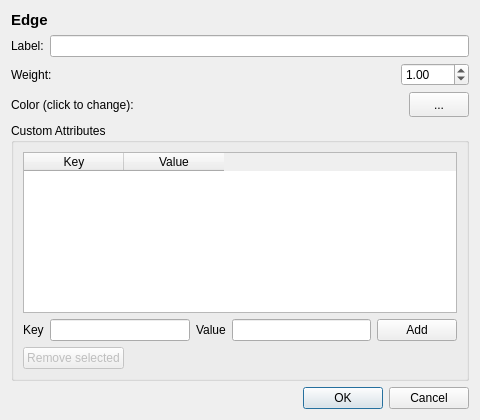
<?xml version="1.0" encoding="UTF-8"?>
<ui version="4.0">
 <class>DialogEdgeEdit</class>
 <widget class="QDialog" name="DialogEdgeEdit">
  <property name="geometry">
   <rect>
    <x>0</x>
    <y>0</y>
    <width>480</width>
    <height>420</height>
   </rect>
  </property>
  <property name="minimumSize">
   <size>
    <width>480</width>
    <height>380</height>
   </size>
  </property>
  <property name="windowTitle">
   <string>Edge Properties</string>
  </property>
  <layout class="QVBoxLayout" name="mainLayout">

   <!-- Edge identifier label -->
   <item>
    <widget class="QLabel" name="edgeTitleLabel">
     <property name="font">
      <font>
       <pointsize>11</pointsize>
       <bold>true</bold>
      </font>
     </property>
     <property name="text">
      <string>Edge</string>
     </property>
    </widget>
   </item>

   <!-- Label row -->
   <item>
    <layout class="QHBoxLayout" name="labelLayout">
     <item>
      <widget class="QLabel" name="labelLabel">
       <property name="text">
        <string>Label:</string>
       </property>
      </widget>
     </item>
     <item>
      <widget class="QLineEdit" name="labelEdit"/>
     </item>
    </layout>
   </item>

   <!-- Weight row -->
   <item>
    <layout class="QHBoxLayout" name="weightLayout">
     <item>
      <widget class="QLabel" name="weightLabel">
       <property name="text">
        <string>Weight:</string>
       </property>
      </widget>
     </item>
     <item>
      <spacer name="weightSpacer">
       <property name="orientation">
        <enum>Qt::Horizontal</enum>
       </property>
       <property name="sizeHint" stdset="0">
        <size>
         <width>40</width>
         <height>20</height>
        </size>
       </property>
      </spacer>
     </item>
     <item>
      <widget class="QDoubleSpinBox" name="weightSpin">
       <property name="minimum">
        <double>-999.000000000000000</double>
       </property>
       <property name="maximum">
        <double>999.000000000000000</double>
       </property>
       <property name="decimals">
        <number>2</number>
       </property>
       <property name="singleStep">
        <double>0.100000000000000</double>
       </property>
       <property name="value">
        <double>1.000000000000000</double>
       </property>
      </widget>
     </item>
    </layout>
   </item>

   <!-- Color row -->
   <item>
    <layout class="QHBoxLayout" name="colorLayout">
     <item>
      <widget class="QLabel" name="colorLabel">
       <property name="text">
        <string>Color (click to change):</string>
       </property>
      </widget>
     </item>
     <item>
      <spacer name="colorSpacer">
       <property name="orientation">
        <enum>Qt::Horizontal</enum>
       </property>
       <property name="sizeHint" stdset="0">
        <size>
         <width>40</width>
         <height>20</height>
        </size>
       </property>
      </spacer>
     </item>
     <item>
      <widget class="QToolButton" name="colorButton">
       <property name="minimumSize">
        <size>
         <width>60</width>
         <height>25</height>
        </size>
       </property>
       <property name="text">
        <string>...</string>
       </property>
       <property name="iconSize">
        <size>
         <width>60</width>
         <height>20</height>
        </size>
       </property>
      </widget>
     </item>
    </layout>
   </item>

   <!-- Custom attributes group -->
   <item>
    <widget class="QGroupBox" name="customAttributesGroup">
     <property name="title">
      <string>Custom Attributes</string>
     </property>
     <layout class="QVBoxLayout" name="attrGroupLayout">

      <!-- Table -->
      <item>
       <widget class="QTableWidget" name="customAttributesTable">
        <property name="minimumSize">
         <size>
          <width>0</width>
          <height>100</height>
         </size>
        </property>
        <property name="selectionBehavior">
         <enum>QAbstractItemView::SelectRows</enum>
        </property>
        <column>
         <property name="text">
          <string>Key</string>
         </property>
        </column>
        <column>
         <property name="text">
          <string>Value</string>
         </property>
        </column>
       </widget>
      </item>

      <!-- Input row + Add button -->
      <item>
       <layout class="QGridLayout" name="attrInputLayout">
        <item row="0" column="0">
         <widget class="QLabel" name="keyInputLabel">
          <property name="text">
           <string>Key</string>
          </property>
         </widget>
        </item>
        <item row="0" column="1">
         <widget class="QLineEdit" name="keyLineEdit"/>
        </item>
        <item row="0" column="2">
         <widget class="QLabel" name="valueInputLabel">
          <property name="text">
           <string>Value</string>
          </property>
         </widget>
        </item>
        <item row="0" column="3">
         <widget class="QLineEdit" name="valueLineEdit"/>
        </item>
        <item row="0" column="4">
         <widget class="QPushButton" name="addPropertyBtn">
          <property name="text">
           <string>Add</string>
          </property>
         </widget>
        </item>
       </layout>
      </item>

      <!-- Remove button row -->
      <item>
       <layout class="QHBoxLayout" name="removeLayout">
        <item>
         <widget class="QPushButton" name="removePropertyBtn">
          <property name="sizePolicy">
           <sizepolicy hsizetype="Fixed" vsizetype="Fixed">
            <horstretch>0</horstretch>
            <verstretch>0</verstretch>
           </sizepolicy>
          </property>
          <property name="text">
           <string>Remove selected</string>
          </property>
          <property name="enabled">
           <bool>false</bool>
          </property>
         </widget>
        </item>
        <item>
         <spacer name="removeSpacer">
          <property name="orientation">
           <enum>Qt::Horizontal</enum>
          </property>
          <property name="sizeHint" stdset="0">
           <size>
            <width>40</width>
            <height>20</height>
           </size>
          </property>
         </spacer>
        </item>
       </layout>
      </item>

     </layout>
    </widget>
   </item>

   <!-- Button box -->
   <item>
    <widget class="QDialogButtonBox" name="buttonBox">
     <property name="orientation">
      <enum>Qt::Horizontal</enum>
     </property>
     <property name="standardButtons">
      <set>QDialogButtonBox::Cancel|QDialogButtonBox::Ok</set>
     </property>
    </widget>
   </item>

  </layout>
 </widget>
 <resources/>
 <connections>
  <connection>
   <sender>buttonBox</sender>
   <signal>accepted()</signal>
   <receiver>DialogEdgeEdit</receiver>
   <slot>accept()</slot>
  </connection>
  <connection>
   <sender>buttonBox</sender>
   <signal>rejected()</signal>
   <receiver>DialogEdgeEdit</receiver>
   <slot>reject()</slot>
  </connection>
 </connections>
</ui>
